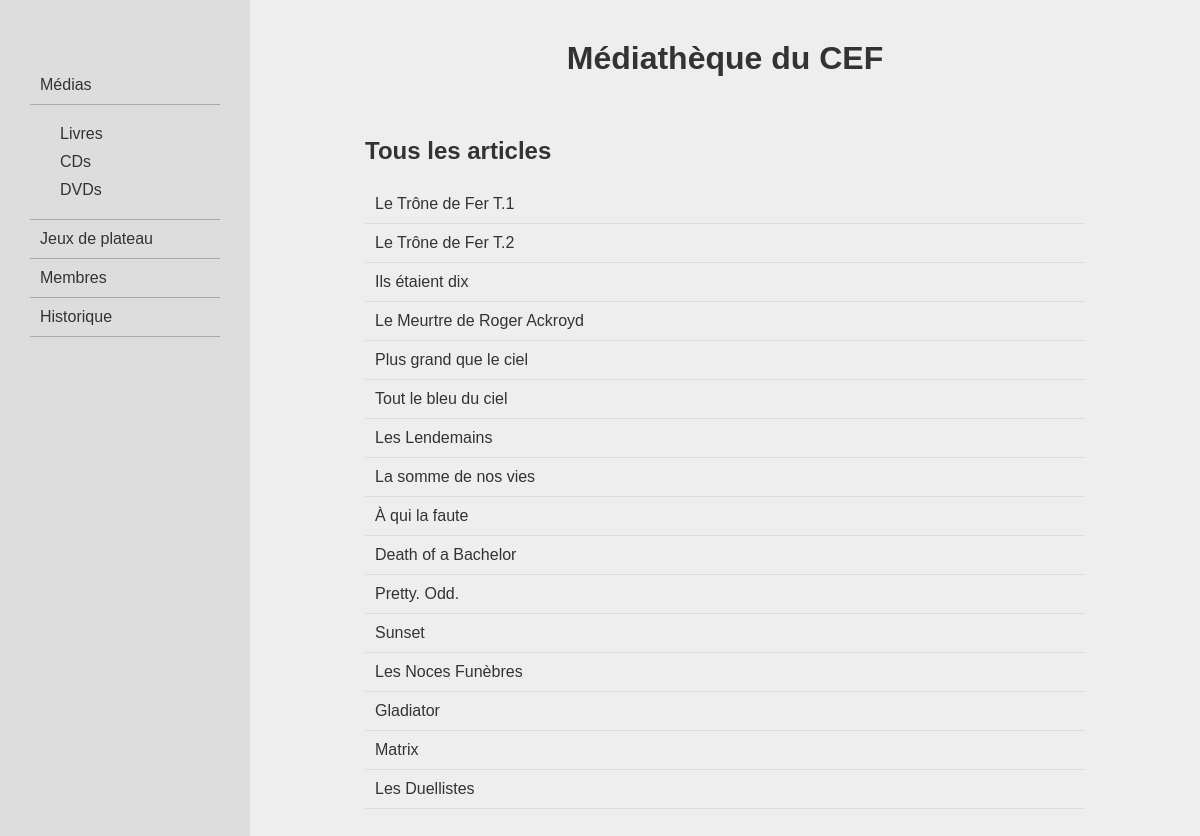
Before: / with the older database file.
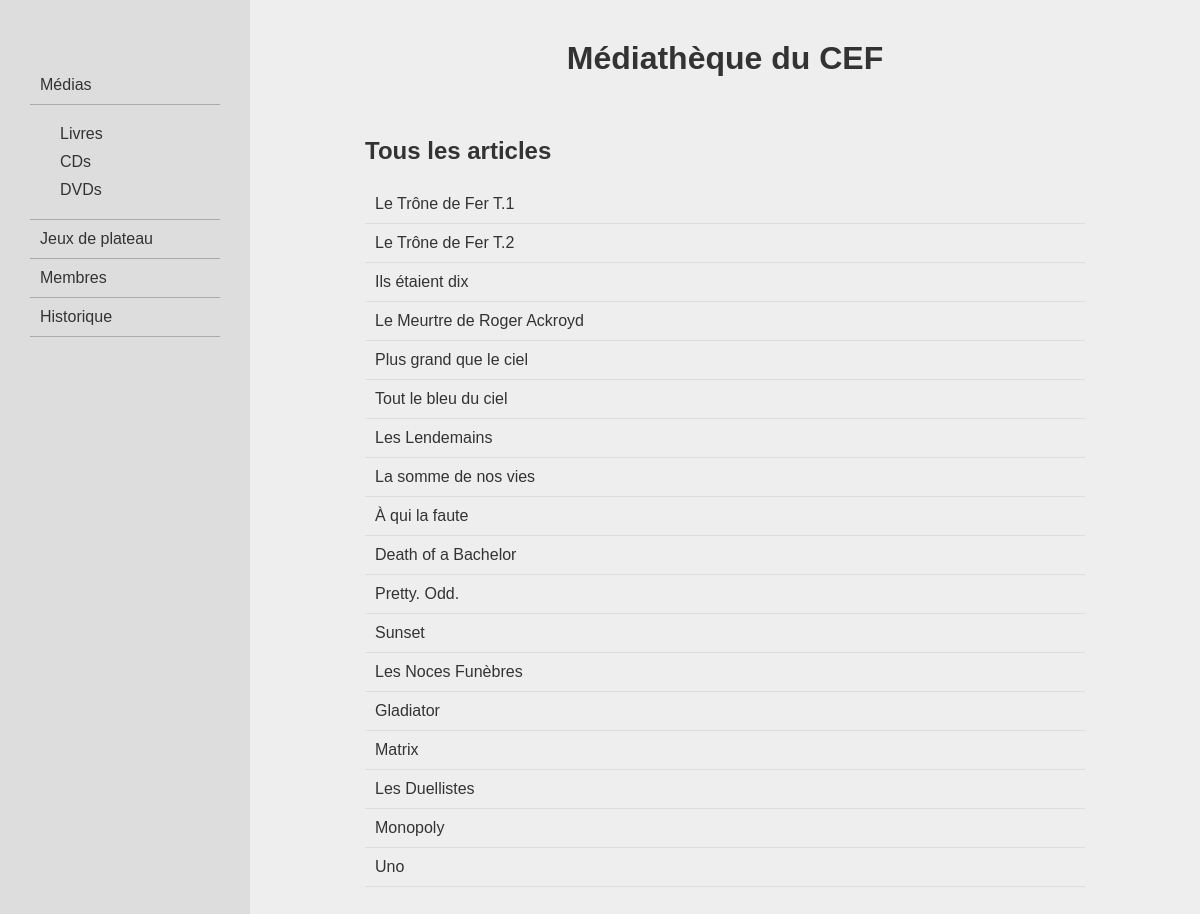
After: the same page with the newer database file.
### logisticMediatheque/models.py (models this page shows)
class Medias (models.Model):
    title = models.CharField(max_length = 100, unique = True)
    issue = models.DateField()
    dateLoan = models.DateField(null = True, blank = True)
    MEDIATYPES = [
        ("LIVRE", "Livre"),
        ("CD", "CD"),
        ("DVD", "DVD"),
        ("MEDIA", "Media")
    ]
    mediaType = models.CharField(choices=MEDIATYPES, max_length=5, default="MEDIA")

class Livres (Medias):
    author = models.ForeignKey(Author, on_delete = models.DO_NOTHING, null = True)
    editor = models.ForeignKey(Editor, on_delete = models.DO_NOTHING, null = True)
    numPages = models.IntegerField()

class Medias (models.Model):
    title = models.CharField(max_length = 100, unique = True)
    issue = models.DateField()
    dateLoan = models.DateField(null = True, blank = True)
    MEDIATYPES = [
        ("LIVRE", "Livre"),
        ("CD", "CD"),
        ("DVD", "DVD"),
        ("MEDIA", "Media")
    ]
    mediaType = models.CharField(choices=MEDIATYPES, max_length=5, default="MEDIA")

class CDs (Medias):
    label = models.ForeignKey(Label, on_delete = models.DO_NOTHING, null = True)
    artist = models.ForeignKey(GroupOrSinger, on_delete = models.DO_NOTHING, null = True)
    numPist = models.IntegerField()

class DVDs (Medias):
    director = models.ForeignKey(Director, on_delete = models.DO_NOTHING, null = True)
    filmDuration = models.IntegerField()

class Jeux (models.Model):
    gameTitle = models.CharField(max_length = 100, unique = True)
    gameEditor = models.ForeignKey(GameEditor, on_delete = models.DO_NOTHING, null = True)
    numPlayer = models.CharField(max_length = 10)
    gameDuration = models.IntegerField()
    issue = models.DateField()

### logisticMediatheque/views.py (the view)
# urls.py: path('', views.dashboard, name = 'dashboard'),
def dashboard(request):
    context = {
        "livres": Livres.objects.all(),
        "cds": CDs.objects.all(),
        "dvds": DVDs.objects.all(),
        "jeux": Jeux.objects.all(),
        "mediaType": "medias"
    }
    return render(request, "logisticMediatheque/lists.html", context)

### logisticMediatheque/templates/logisticMediatheque/lists.html
{% extends 'logisticMediatheque/base.html' %}
{% block content %}
    {% if mediaType == 'medias' %}
        <h2>Tous les articles</h2>
        {% for livre in livres %}
            <p class="item"><a href="{% url 'logisticMediatheque:livreDetail' livre.id %}">{{livre.title}}</a></p>
        {% endfor %}
        {% for cd in cds %}
            <p class="item"><a href="{% url 'logisticMediatheque:cdDetail' cd.id %}">{{cd.title}}</a></p>
        {% endfor %}
        {% for dvd in dvds %}
            <p class="item"><a href="{% url 'logisticMediatheque:dvdDetail' dvd.id %}">{{dvd.title}}</a></p>
        {% endfor %}
        {% for jeu in jeux %}
            <p class="item"><a href="{% url 'logisticMediatheque:jeuDetail' jeu.id %}">{{jeu.gameTitle}}</a></p>
        {% endfor %}
    {% elif mediaType == 'livres' %}
        <h2>Les livres</h2>
        {% for livre in livres %}
            <p class="item"><a href="{% url 'logisticMediatheque:livreDetail' livre.id %}">{{livre.title}}</a></p>
        {% endfor %}
    {% elif mediaType == 'cds' %}
        <h2>Les CDs</h2>
        {% for cd in cds %}
            <p class="item"><a href="{% url 'logisticMediatheque:cdDetail' cd.id %}">{{cd.title}}</a></p>
        {% endfor %}
    {% elif mediaType == 'dvds' %}
        <h2>Les DVDs</h2>
        {% for dvd in dvds %}
            <p class="item"><a href="{% url 'logisticMediatheque:dvdDetail' dvd.id %}">{{dvd.title}}</a></p>
        {% endfor %}
    {% elif mediaType == 'medias' or mediaType == 'jeux' %}
        <h2>Les Jeux</h2>
        {% for jeu in jeux %}
            <p class="item"><a href="{% url 'logisticMediatheque:jeuDetail' jeu.id %}">{{jeu.gameTitle}}</a></p>
        {% endfor %}
    {% endif %}
{% endblock content %}

### logisticMediatheque/templates/logisticMediatheque/base.html (shortened to what this page needs)
{% load static %}
<!DOCTYPE html>
<html lang="fr">
<head>
    <link rel="stylesheet" href="{% static 'css/style.css' %}">
</head>
<body>
    <div class="flexWrap">
        <nav id="itemNav">
            <ul>
                <li><a href="{% url 'logisticMediatheque:dashboard' %}">Médias</a></li>
                <li class="submenu">
                    <ul>
                        <li><a href="{% url 'logisticMediatheque:listLivres' %}">Livres</a></li>
                        <li><a href="{% url 'logisticMediatheque:listCDs' %}">CDs</a></li>
                        <li><a href="{% url 'logisticMediatheque:listDVDs' %}">DVDs</a></li>
                    </ul>
                </li>
                <li><a href="{% url 'logisticMediatheque:listJeux' %}">Jeux de plateau</a></li>
                <li><a href="{% url 'logisticMediatheque:listMembres' %}">Membres</a></li>
                <li><a href="{% url 'logisticMediatheque:historique' %}">Historique</a></li>
            </ul>
        </nav>
        <div id="content">
            <h1>Médiathèque du CEF</h1>
            <div id="wrapContent">
                {% block content %}{% endblock %}
            </div>
        </div>
    </div>
</body>
</html>

### mediathequeCEF/static/css/style.css (style rules this page uses)
body { background-color: #eee; color:#333; font-family: sans-serif; margin:0; box-sizing: border-box; }
ul { list-style: none; padding: 0 20px; }
li { margin: 10px 0; }
a { text-decoration: none; color:#333; }
p { margin: 5px 0; }
h1 { text-align: center; margin: 20px 0 60px; }
.flexWrap { display: flex; }
#itemNav { width: 30%; max-width: 250px; min-height: 100vw; background: #ddd; }
#itemNav > ul { padding: 50px 30px; }
#itemNav > ul > li { border-bottom: 1px solid #aaa; margin: 0; padding: 10px; }
#content { padding: 20px; width: 100%; height: 100%; }
#wrapContent { max-width: 720px; margin: 0 auto; }
.item { border-bottom: 1px solid #ddd; margin: 0; padding: 10px; }

Changed rows visible on the page:
added Jeux: gameTitle "Monopoly"
added Jeux: gameTitle "Uno"
